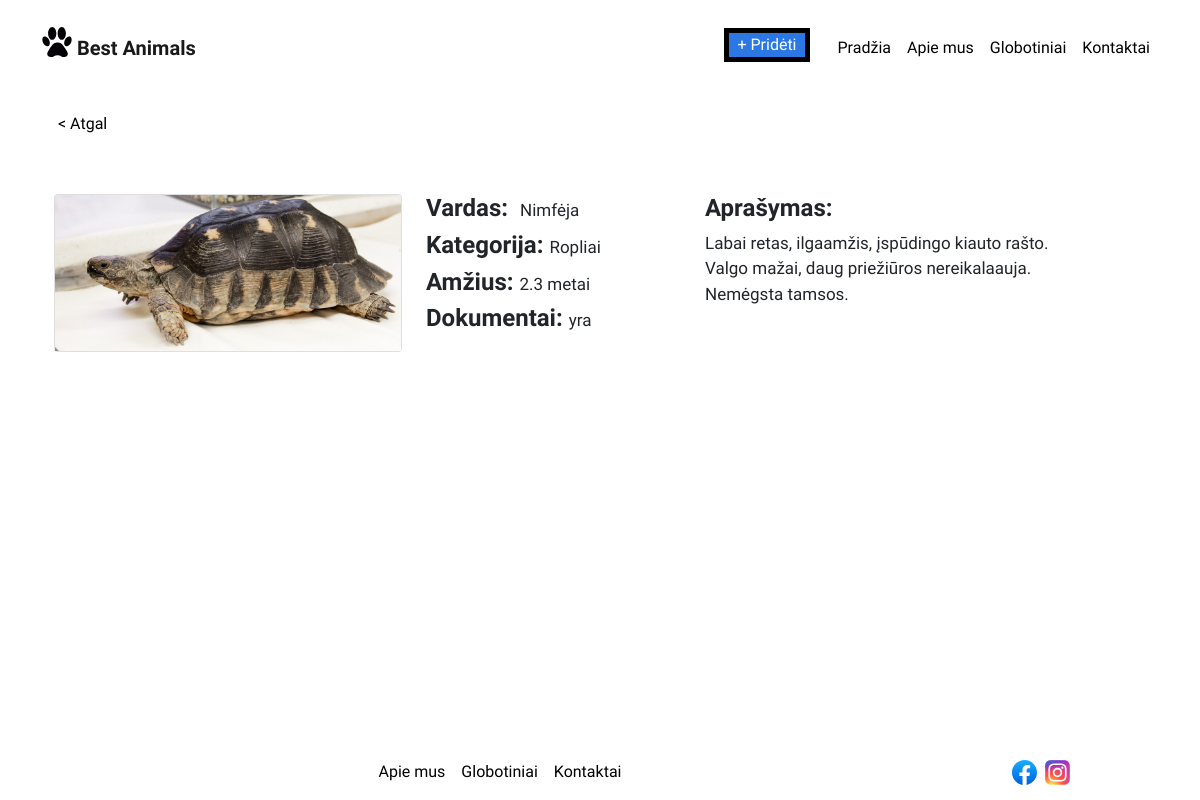
Screenshot of /puslapis/aprasymas.php?id=8 with the database file from the repository.
### tables this page shows
CREATE TABLE `gyvunai` (
  `gyvuno_id` int(40) NOT NULL,
  `vartotojo_id` int(40) NOT NULL,
  `kategorijos_id` int(40) NOT NULL,
  `vardas` varchar(50) NOT NULL,
  `amzius` date NOT NULL,
  `dokumentacija` varchar(10) NOT NULL,
  `aprasymas` varchar(800) NOT NULL,
  `foto_url` varchar(100) NOT NULL
);

CREATE TABLE `kategorijos` (
  `kategorijos_id` int(40) NOT NULL,
  `kategorija` varchar(40) NOT NULL
);

### puslapis/aprasymas.php (the view, shortened to what this page needs)
<?php
$connect = getDBConnection();
$query = "SELECT * FROM gyvunai,kategorijos WHERE gyvunai.kategorijos_id = kategorijos.kategorijos_id AND gyvuno_id= " . $_GET['id'] ;
$statement = $connect->prepare($query);
$statement->execute();
$result = $statement->fetchAll();
foreach ($result as $row) {
  $skelbimas[] = $row;
  $d1 = strtotime($skelbimas[0]["amzius"]);
  $d2 = strtotime("now");
  $totalSecondsDiff = abs($d1 - $d2);
  $amzius = round($totalSecondsDiff / 60 / 60 / 24 / 365, 1);
} ?>
<!DOCTYPE html>
<html>
<head>
  <link href="https://cdn.jsdelivr.net/npm/bootstrap@5.1.3/dist/css/bootstrap.min.css" rel="stylesheet">
  <link href="./custom.css" rel='stylesheet'>
</head>
<body class="d-flex flex-column min-vh-100">
  <nav class="navbar navbar-expand-md navbar-light">
    <div class="container position-static">
      <a class="navbar-brand " href="./">
        <img src="./img/peda.svg" alt="..." height="30"> Best Animals
      </a>
      <div class="collapse navbar-collapse" id="navbarSupportedContent">
        <ul class="navbar-nav ms-auto ">
          <li class="nav-item">
            <a class="nav-link prideti " href="./prideti.php">+ Pridėti</a>
          </li>
          <li class="nav-item">
            <a class="nav-link " href="./">Pradžia</a>
          </li>
          <li class="nav-item">
            <a class="nav-link" href="./apie_mus.html">Apie mus</a>
          </li>
          <li class="nav-item">
            <a class="nav-link" href="./globotiniai.php">Globotiniai</a>
          </li>
          <li class="nav-item">
            <a class="nav-link" href="./kontaktai.html">Kontaktai</a>
          </li>
        </ul>
      </div>
    </div>
  </nav>
  <main class="container py-5">
    <a class="nav-link " href="javascript:javascript:history.go(-1)">
      < Atgal</a>
        <div style="height:50px"> </div>
        <div class="row" data-masonry="{&quot;percentPosition&quot;: true } ">
          <div class="col-sm-6 col-lg-4">
            <div class="card">
              <img class="bd-placeholder-img card-img-top" src="./img/skelbimu_img/<?php echo $skelbimas[0]["foto_url"]; ?>" alt="..." width="100%">
            </div>
          </div>
          <div class="col-sm-6 col-lg-3">
            <h4><b>Vardas:</b>&nbsp; <span class="stiliusf"><?php echo  $skelbimas[0]["vardas"]; ?></span></h4>
            <h4><b>Kategorija:</b>&nbsp;<span class="stiliusf"><?php echo  $skelbimas[0]["kategorija"]; ?></span></h4>
            <h4><b>Amžius:</b>&nbsp;<span class="stiliusf"><?php echo  $amzius  . " metai"; ?></h4>
            <h4><b>Dokumentai:</b>&nbsp;<span class="stiliusf"><?php echo  $skelbimas[0]["dokumentacija"]; ?></span></h4>
          </div>
          <div class="col-sm-6 col-lg-4">
            <h4><b>Aprašymas:</b></h4>
            <span class="stiliusf"> <?php echo  $skelbimas[0]["aprasymas"]; ?></span>
          </div>
        </div>
  </main>
  <div class="row mt-auto">
    <div class="col my-auto col-6-offset">
      <nav class="navbar navbar-expand-sm navbar-light ">
        <div class="container">
          <ul class="navbar-nav mx-auto ">
            <li class="nav-item">
              <a class="nav-link " href="./apie_mus.html">Apie mus</a>
            </li>
            <li class="nav-item">
              <a class="nav-link" href="./globotiniai.php">Globotiniai</a>
            </li>
            <li class="nav-item">
              <a class="nav-link" href="./kontaktai.html">Kontaktai</a>
            </li>
          </ul>
        </div>
      </nav>
    </div>
    <div class="col-4 col-sm-2 my-auto col-12-offset">
      <img src="./img/facebook.svg" alt="..." height="25"> &nbsp;<img src="./img/instagram.svg" alt="..." height="25">
    </div>
  </div>
</body>
</html>

### puslapis/custom.css (style rules this page uses)
html { overflow-y: scroll; }
.row { margin-left: 0; margin-right: 0; }
body { font-family: 'Balsamiq Sans'; min-height:100vh; }
.nav-link { color: black !important; }
.navbar-brand, .active { font-weight: 700 !important; }
.navbar-brand img { margin-top:-16px; }
.prideti { border: 5px solid black; padding: 0px; margin-right: 20px; background: #2b78e4; color: white !important; }
.navbar-expand-md { top:20px ; }
.stiliusf { font-size: 17px; }
::placeholder { color: #000000; opacity: 1; }

### rows the page displays
gyvunai: foto_url (picture), vardas "Nimfėja", kategorijos.kategorija "Ropliai", dokumentacija "yra", aprasymas "Labai retas, ilgaamžis, įspūdingo kiauto rašto. Valgo mažai, daug priežiūros nereikalaauja. Nemėgsta tamsos."
